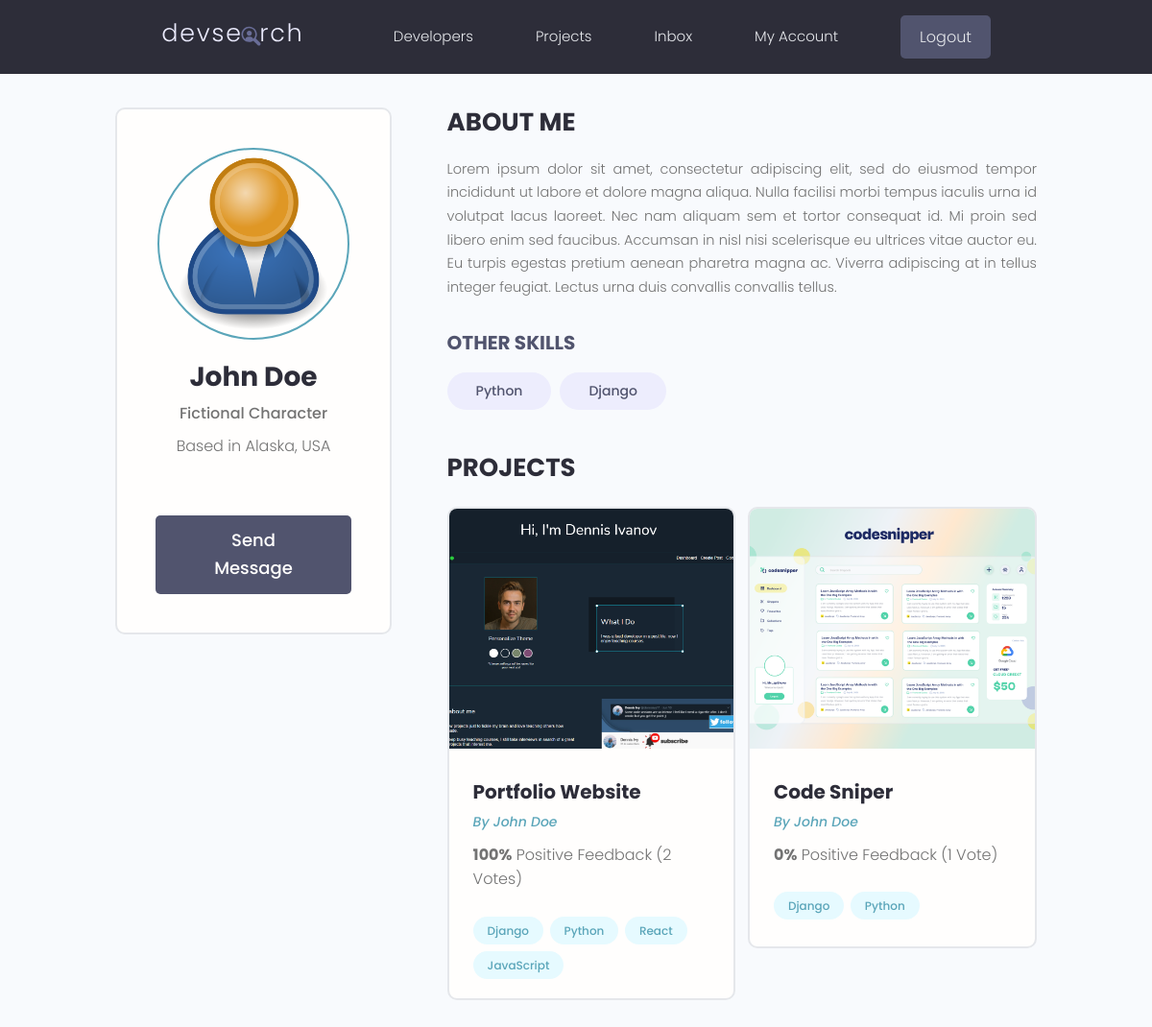
The app's page /profile/6d727034-66b5-4e45-bc31-be45330ccdcc/ (signed in) with its own data.
### users/models.py (models this page shows, shortened)
class Profile(models.Model):
    user = models.OneToOneField(User, on_delete=models.CASCADE, null=True, blank=True)
    name = models.CharField(max_length=200, null=True, blank=True)
    email = models.EmailField(max_length=500, null=True, blank=True)
    username = models.CharField(max_length=200, null=True, blank=True)
    location = models.CharField(max_length=200, null=True, blank=True)
    short_intro = models.CharField(max_length=200, null=True, blank=True)
    bio = models.TextField(null=True, blank=True)
    profile_image = models.ImageField(null=True, blank=True, upload_to="profiles/", default="profiles/user-default.png")
    social_github = models.CharField(max_length=500, null=True, blank=True)
    social_stackoverflow = models.CharField(max_length=500, null=True, blank=True)
    social_twitter = models.CharField(max_length=500, null=True, blank=True)
    social_linkedin = models.CharField(max_length=500, null=True, blank=True)
    social_youtube = models.CharField(max_length=500, null=True, blank=True)
    social_website = models.CharField(max_length=500, null=True, blank=True)
    created = models.DateTimeField(auto_now_add=True)
    id = models.UUIDField(default=uuid.uuid4, unique=True, primary_key=True, editable=False)

class Skill(models.Model):
    owner = models.ForeignKey(Profile, on_delete=models.CASCADE, null=True, blank=True)
    name = models.CharField(max_length=200, null=True, blank=True)
    description = models.TextField(null=True, blank=True)
    created = models.DateTimeField(auto_now_add=True)
    id = models.UUIDField(default=uuid.uuid4, unique=True, primary_key=True, editable=False)
    def __str__(self):
        return self.name

### projects/models.py (models this page shows, shortened)
class Project(models.Model):
    owner = models.ForeignKey(Profile, null=True, blank=True, on_delete=models.CASCADE)
    title = models.CharField(max_length=200)
    description = models.TextField(null=True, blank=True)
    featured_image = models.ImageField(null=True, blank=True, default="default.jpg")
    demo_link = models.CharField(max_length=2000, null=True, blank=True)
    source_link = models.CharField(max_length=2000, null=True, blank=True)
    tags = models.ManyToManyField('Tag', blank=True)
    vote_count = models.IntegerField(default=0, null=True, blank=True)
    vote_ratio = models.IntegerField(default=0, null=True, blank=True)
    created = models.DateTimeField(auto_now_add=True)
    id = models.UUIDField(default=uuid.uuid4, unique=True, primary_key=True, editable=False)
    class Meta:
        ordering = ["-vote_ratio", "-vote_count", 'title']
    @property
    def imageURL(self):
        try:
            url = self.featured_image.url
        except:
            url = ""
        return url

class Tag(models.Model):
    name = models.CharField(max_length=200)
    created = models.DateTimeField(auto_now_add=True)
    id = models.UUIDField(default=uuid.uuid4, unique=True, primary_key=True, editable=False)
    def __str__(self):
        return self.name

### users/views.py (the view)
# urls.py: path('profile/<str:pk>/', views.userProfile, name="user-profile"),
def userProfile(request, pk):
    profile = Profile.objects.get(id=pk)
    topSkills = profile.skill_set.exclude(description__exact="")
    otherSkills = profile.skill_set.filter(description="")
    context = {
        'profile': profile,
        'topSkills': topSkills,
        'otherSkills': otherSkills
    }
    return render(request, 'users/user-profile.html', context)

### users/templates/users/user-profile.html (shortened to what this page needs)
{% extends 'main.html' %}
{% block content %}
<main class="profile my-md">
    <div class="container">
        <div class="layout">
            <div class="column column--1of3">
                <div class="card text-center">
                    <div class="card__body dev">
                        <img class="avatar avatar--xl" src="{{ profile.profile_image.url }}" />
                        <h2 class="dev__name">{{profile.name}}</h2>
                        <p class="dev__title">{{profile.short_intro}}</p>
                        <p class="dev__location">Based in {{profile.location}}</p>
                        {% if request.user.profile.id != profile.id %}
                        <a href="{% url 'create-message' profile.id %}" class=" btn btn--sub btn--lg">Send
                            Message </a>
                        {% endif %}
                    </div>
                </div>
            </div>
            <div class="column column--2of3">
                <div class="devInfo">
                    <h3 class="devInfo__title">About Me</h3>
                    <p class="devInfo__about">{{ profile.bio }}</p>
                </div>
                <div class="devInfo">
                    <div class="devInfo__skills">
                        {% if otherSkills|length %}
                        <h3 class="devInfo__subtitle">Other Skills</h3>
                        {% endif %}
                        <div class="devInfo__otherSkills">
                            {% for otherSkill in otherSkills %}
                            <span class="tag tag--pill tag--sub tag--lg">
                                <small>{{ otherSkill }}</small>
                            </span>
                            {% endfor %}
                        </div>
                    </div>
                </div>
                <div class="devInfo">
                    <h3 class="devInfo__title">Projects</h3>
                    <div class="grid grid--two">
                        {% for project in profile.project_set.all %}
                        <div class="column">
                            <div class="card project">
                                <a href="{% url 'project' project.id %}" class="project">
                                    <img class="project__thumbnail" src="{{ project.imageURL }}"
                                        alt="project thumbnail" />
                                    <div class="card__body">
                                        <h3 class="project__title">{{project.title}}</h3>
                                        <p><a class="project__author"
                                                href="{% url 'user-profile' project.owner.id %}">By
                                                {{project.owner.name}}</a>
                                        </p>
                                        <p class="project--rating">
                                            <span style="font-weight: bold;">{{project.vote_ratio}}%</span> Positive
                                            Feedback ({{project.vote_count}} Vote{{ project.vote_count|pluralize:"s" }})
                                        </p>
                                        <div class="project__tags">
                                            {% for tag in project.tags.all %}
                                            <span class="tag tag--pill tag--main">
                                                <small>{{tag}}</small>
                                            </span>
                                            {% endfor %}
                                        </div>
                                    </div>
                                </a>
                            </div>
                        </div>
                        {% endfor %}
                    </div>
                </div>
            </div>
        </div>
    </div>
</main>
{% endblock content %}

### static/styles/app.css (style rules this page uses)
:root { --color-sub: #2d2d39; }
.btn--sub { background-color: var(--color-sub-light); }
.card { border: 2px solid var(--color-light); }
img { width: 100%; }
.profile .card > .dev { padding: 4rem; }
.dev__name { color: var(--color-sub); font-size: 2.8rem; font-weight: 700; margin-top: 1rem; margin-bottom: 0.5rem; }
.dev__title { font-size: 1.6rem; font-weight: 500; line-height: 1.3; }
.dev__location { margin-top: 1rem; }
.devInfo { margin-bottom: 3rem; }
.devInfo__title, .devInfo__subtitle { font-size: 2.6rem; color: var(--color-sub); text-transform: uppercase; font-weight: 700; margin-bottom: 1.5rem; }
.devInfo__subtitle { font-size: 2rem; color: var(--color-sub-light); }
.devInfo__about, .devSkill__info { font-size: 1.45rem; line-height: 1.7; text-align: justify; }
.project__author { font-size: 1.4rem; font-style: italic; }
.project--rating { margin-bottom: 1.6em; margin-top: .5em; }
.project__thumbnail { height: 25rem; object-fit: cover; object-position: top center; }
.project__title { font-size: 2rem; font-weight: 700; color: var(--color-sub); }

### static/uikit/styles/modules/_variables.css (style rules this page uses)
:root { --color-main: #5aa5b9; --color-main-light: #e6faff; --color-sub: #3f4156; --color-sub-light: #51546e; --color-sub-lighter: #ededfd; --color-text: #737373; --color-gray: #8b8b8b; --color-light: #e5e7eb; --color-light-gray: #767676; --color-bg: #f8fafd; --color-white: #fffefd; --color-white-light: #f3f3f3; --color-success: #359e64; --color-success-bg: #def8e8; --color-error: #fc4b0b; --color-error-bg: #fff2ee; --font-base: 'Poppins', arial, helvetica, 'Segoe UI', roboto, ubuntu, sans-serif; --font-monospace: 'Fira Code', 'Courier New', courier, monospace; --font-regular: 300; --font-medium: 500; --font-bold: 700; --generic-shadow: 1px 1px 5px #00000010; --generic-transition: all 0.3s ease-in-out; }

### static/uikit/styles/modules/_base.css (style rules this page uses)
* { margin: 0; padding: 0; box-sizing: border-box; text-rendering: optimizeLegibility; color: inherit; font-size: inherit; }
html { font-size: 50%; }
@media only screen and (min-width: 480px) { html { font-size: 56.25%; } }
@media only screen and (min-width: 1200px) { html { font-size: 62.5%; } }
body { line-height: 1.6; font-weight: 400; font-size: 1.5rem; color: var(--color-text); background-color: var(--color-bg); min-height: 100vh; }

### static/uikit/styles/modules/_typography.css (style rules this page uses)
* { font-family: var(--font-base); }
h2 { font-size: 3.6rem; font-weight: var(--font-bold); }
h3 { font-size: 3.2rem; font-weight: var(--font-medium); }
p, span, strong { font-size: 1.6rem; color: var(--color-text); font-weight: var(--font-regular); }
a { padding-bottom: 2px; text-decoration: none; display: inline-block; color: var(--color-main); font-weight: var(--font-medium); }

### static/uikit/styles/modules/_utilities.css (style rules this page uses)
.container { width: 92%; max-width: 165rem; margin: 0 auto; box-sizing: border-box; }
@media screen and (min-width: 1000px) { .container { width: 90%; } }
@media screen and (min-width: 1200px) { .container { width: 80%; } }
.text-center { text-align: center; }
.my-md { margin: 3rem auto; }

### static/uikit/styles/modules/_avatar.css (style rules this page uses)
.avatar { border-radius: 50%; border: 2px solid var(--color-main); object-fit: cover; }
.avatar--xl { height: 20rem; width: 20rem; }

### static/uikit/styles/modules/_button.css (style rules this page uses)
.btn { display: inline-block; position: relative; cursor: pointer; background-color: var(--color-light); font-weight: var(--font-medium); color: var(--color-sub); text-decoration: none; padding: 1rem 2rem; border-radius: 0.5rem; border: none; width: -webkit-fit-content; width: -moz-fit-content; width: fit-content; height: -webkit-fit-content; height: -moz-fit-content; height: fit-content; font-size: 1.6rem; outline-width: 0; outline-color: transparent; -webkit-backface-visibility: hidden; backface-visibility: hidden; transition: all 0.3s ease-in-out; }
.btn--sub { background-color: var(--color-sub); color: var(--color-white); }
.btn--lg { font-size: 1.8rem; padding: 1.2rem 4.5rem; }

### static/uikit/styles/modules/_card.css (style rules this page uses)
.card { border-radius: 1rem; background-color: var(--color-white); border: 1.5px solid var(--color-light); width: auto; height: auto; margin-top: 0.5rem; margin-bottom: 0.5rem; overflow: hidden; }
.card__body, .card__header { padding: 2rem 2.5rem; }

### static/uikit/styles/modules/_grid.css (style rules this page uses)
.grid { display: flex; flex-wrap: wrap; justify-content: flex-start; align-items: stretch; }
.grid > .column { min-width: 28rem; margin-bottom: 2.5rem; }
.grid--two > .column { flex-basis: 100%; }
@media screen and (min-width: 800px) { .grid--two { margin-right: -2%; } }
@media screen and (min-width: 800px) { .grid--two > .column { margin-right: 2%; } }
@media screen and (min-width: 800px) { .grid--two > .column { flex-basis: 48%; } }

### records on screen
Profile: profile_image (placeholder picture), name "John Doe", short_intro "Fictional Character", location "Alaska, USA", bio "Lorem ipsum dolor sit amet, consectetur adipiscing elit, sed do eiusmod tempor incididunt ut labore et dolore magna aliqua. Nulla facilisi morbi tempus iaculis urna id volutpat lacus laoreet. Nec nam aliquam sem et tortor consequat id. Mi proin sed libero enim sed faucibus. Accumsan in nisl nisi scelerisque eu ultrices vitae auctor eu. Eu turpis egestas pretium aenean pharetra magna ac. Viverra adipiscing at in tellus integer feugiat. Lectus urna duis convallis convallis tellus."
Skill: name "Python"
Skill: name "Django"
Project: imageURL (picture), title "Portfolio Website", owner.name "John Doe", vote_ratio "100", vote_count "2"
Tag: name "Django"
Tag: name "Python"
Tag: name "React"
Tag: name "JavaScript"
Project: imageURL (picture), title "Code Sniper", owner.name "John Doe", vote_ratio "0", vote_count "1"
